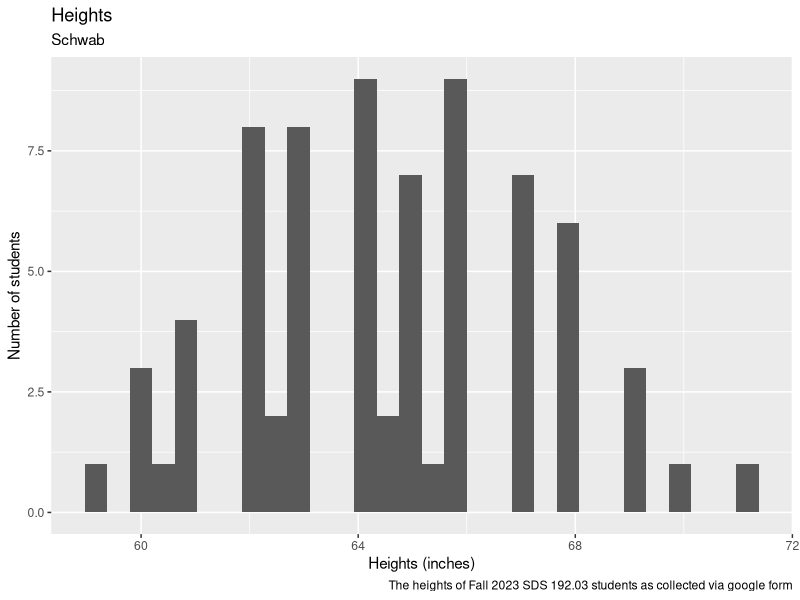
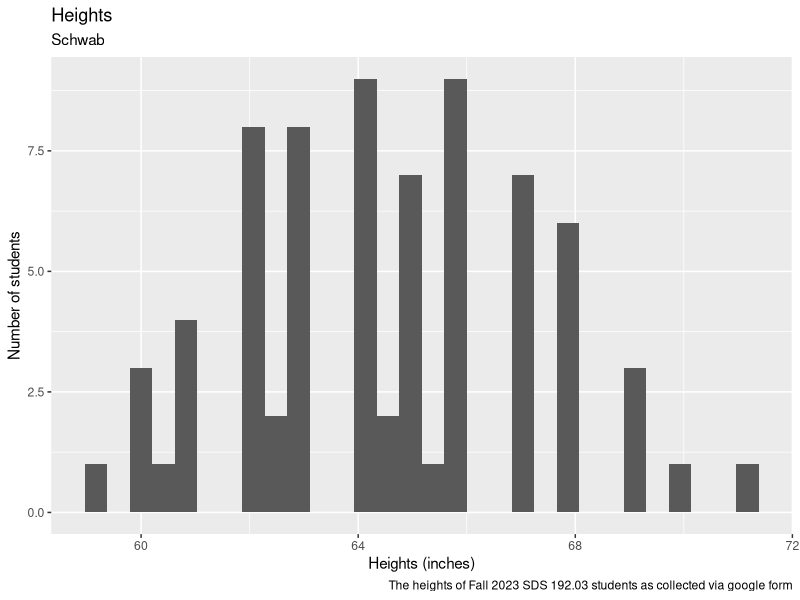

Write R code to recreate these figures, in order.
## ---- chunk 1
#| message: false

library(tidyverse)
#heights from sds 192.02.02 and 220
heights <- c(60,63,65,69,65,66,59,62,67,69,66,67,64,62,67,67,62,64,66,62,68,63,65,60,66,63,67,64.17,67.75,70,62.64,61,64.5,68,66,64,68,62,66,60,63,64,63,62.5,64,68,68,64,65,66,71,60.6,63,69,66,65,61,61,62,64,65.5,61,62,65,62,66,65,64,63,67,67,63,64.56)
heights <- as.data.frame(heights)
## ---- chunk 2

ggplot( data=heights , aes(x=heights) ) +
  geom_histogram() +
  xlab("Heights (inches)") +
  ylab("Number of students") +
  labs(title = "Heights" , 
       subtitle= "Schwab",
       caption = "The heights of Fall 2023 SDS 192.03 students as collected via google form", 
       ) 

  
## ---- chunk 3

ggplot( data=heights , aes(x=heights) ) +
  geom_histogram() +
  xlab("Heights (inches)") +
  ylab("Number of students") +
  labs(title = "Heights" , 
       subtitle= "Schwab",
       caption = "The heights of Fall 2023 SDS 192.03 students as collected via google form", 
       ) 
  
## ---- chunk 4
#| echo: TRUE

class_year <- c(2026,2026,2027,2026,2027,2027,2026,2027,2027,2026,2027,2027,2026,2026,2026,2027,2027,2026,2025,2027,2026)
